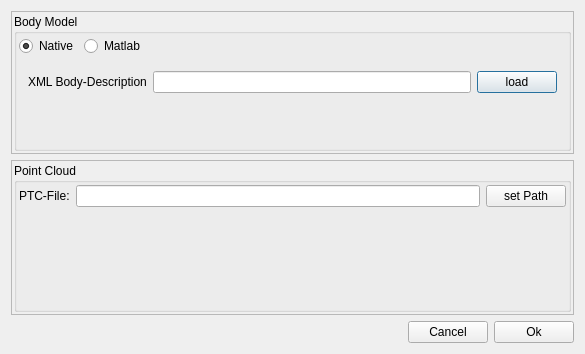
<?xml version="1.0" encoding="UTF-8"?>
<ui version="4.0">
 <class>NewProjectDialogBase</class>
 <widget class="QDialog" name="NewProjectDialogBase">
  <property name="geometry">
   <rect>
    <x>0</x>
    <y>0</y>
    <width>585</width>
    <height>354</height>
   </rect>
  </property>
  <property name="windowTitle">
   <string>Dialog</string>
  </property>
  <layout class="QVBoxLayout" name="verticalLayout">
   <item>
    <widget class="QFrame" name="frame">
     <property name="minimumSize">
      <size>
       <width>0</width>
       <height>100</height>
      </size>
     </property>
     <property name="frameShape">
      <enum>QFrame::StyledPanel</enum>
     </property>
     <property name="frameShadow">
      <enum>QFrame::Raised</enum>
     </property>
     <layout class="QVBoxLayout" name="verticalLayout_6">
      <property name="margin">
       <number>2</number>
      </property>
      <item>
       <widget class="QGroupBox" name="groupBox">
        <property name="title">
         <string>Body Model</string>
        </property>
        <property name="flat">
         <bool>false</bool>
        </property>
        <property name="checkable">
         <bool>false</bool>
        </property>
        <layout class="QVBoxLayout" name="verticalLayout_2">
         <property name="margin">
          <number>2</number>
         </property>
         <item>
          <layout class="QHBoxLayout" name="horizontalLayout">
           <item>
            <widget class="QRadioButton" name="nativeRadioButton">
             <property name="text">
              <string>Native</string>
             </property>
             <property name="checked">
              <bool>true</bool>
             </property>
            </widget>
           </item>
           <item>
            <widget class="QRadioButton" name="matlabRadioButton">
             <property name="text">
              <string>Matlab</string>
             </property>
            </widget>
           </item>
           <item>
            <spacer name="horizontalSpacer">
             <property name="orientation">
              <enum>Qt::Horizontal</enum>
             </property>
             <property name="sizeHint" stdset="0">
              <size>
               <width>40</width>
               <height>20</height>
              </size>
             </property>
            </spacer>
           </item>
          </layout>
         </item>
         <item>
          <widget class="QStackedWidget" name="stackedWidget">
           <property name="currentIndex">
            <number>0</number>
           </property>
           <widget class="QWidget" name="nativePage">
            <layout class="QVBoxLayout" name="verticalLayout_4">
             <item>
              <layout class="QHBoxLayout" name="horizontalLayout_3">
               <item>
                <widget class="QLabel" name="label_2">
                 <property name="text">
                  <string>XML Body-Description</string>
                 </property>
                </widget>
               </item>
               <item>
                <widget class="QLineEdit" name="nativeBodyLineEdit"/>
               </item>
               <item>
                <widget class="QPushButton" name="nativeBodyButton">
                 <property name="text">
                  <string>load</string>
                 </property>
                 <property name="icon">
                  <iconset resource="../../../src/wombat/resources/wombat.qrc">
                   <normaloff>:/icons/24/document-open.png</normaloff>:/icons/24/document-open.png</iconset>
                 </property>
                </widget>
               </item>
              </layout>
             </item>
             <item>
              <spacer name="verticalSpacer_2">
               <property name="orientation">
                <enum>Qt::Vertical</enum>
               </property>
               <property name="sizeHint" stdset="0">
                <size>
                 <width>20</width>
                 <height>45</height>
                </size>
               </property>
              </spacer>
             </item>
            </layout>
           </widget>
           <widget class="QWidget" name="matlabPage">
            <layout class="QVBoxLayout" name="verticalLayout_5">
             <item>
              <layout class="QHBoxLayout" name="horizontalLayout_4">
               <item>
                <widget class="QLabel" name="label_3">
                 <property name="text">
                  <string>Matlab Directory</string>
                 </property>
                </widget>
               </item>
               <item>
                <widget class="QLineEdit" name="matlabDirLineEdit"/>
               </item>
               <item>
                <widget class="QPushButton" name="matlabDirButton">
                 <property name="text">
                  <string>load</string>
                 </property>
                </widget>
               </item>
              </layout>
             </item>
             <item>
              <layout class="QHBoxLayout" name="horizontalLayout_5">
               <item>
                <widget class="QLabel" name="label_4">
                 <property name="text">
                  <string>Body Volumes File</string>
                 </property>
                </widget>
               </item>
               <item>
                <widget class="QLineEdit" name="matlabFileLineEdit"/>
               </item>
               <item>
                <widget class="QPushButton" name="matlabFileButton">
                 <property name="text">
                  <string>load</string>
                 </property>
                </widget>
               </item>
              </layout>
             </item>
             <item>
              <spacer name="verticalSpacer_3">
               <property name="orientation">
                <enum>Qt::Vertical</enum>
               </property>
               <property name="sizeHint" stdset="0">
                <size>
                 <width>20</width>
                 <height>40</height>
                </size>
               </property>
              </spacer>
             </item>
            </layout>
           </widget>
          </widget>
         </item>
        </layout>
       </widget>
      </item>
     </layout>
     <zorder>groupBox</zorder>
     <zorder>groupBox</zorder>
    </widget>
   </item>
   <item>
    <widget class="QFrame" name="frame_2">
     <property name="minimumSize">
      <size>
       <width>0</width>
       <height>100</height>
      </size>
     </property>
     <property name="frameShape">
      <enum>QFrame::StyledPanel</enum>
     </property>
     <property name="frameShadow">
      <enum>QFrame::Raised</enum>
     </property>
     <layout class="QVBoxLayout" name="verticalLayout_7">
      <property name="margin">
       <number>2</number>
      </property>
      <item>
       <widget class="QGroupBox" name="groupBox_2">
        <property name="minimumSize">
         <size>
          <width>0</width>
          <height>100</height>
         </size>
        </property>
        <property name="title">
         <string>Point Cloud </string>
        </property>
        <property name="flat">
         <bool>false</bool>
        </property>
        <property name="checkable">
         <bool>false</bool>
        </property>
        <layout class="QVBoxLayout" name="verticalLayout_3">
         <property name="margin">
          <number>2</number>
         </property>
         <item>
          <layout class="QHBoxLayout" name="horizontalLayout_2">
           <item>
            <widget class="QLabel" name="label">
             <property name="text">
              <string>PTC-File:</string>
             </property>
            </widget>
           </item>
           <item>
            <widget class="QLineEdit" name="ptcFileLineEdit"/>
           </item>
           <item>
            <widget class="QPushButton" name="ptcFileButton">
             <property name="text">
              <string>set Path</string>
             </property>
             <property name="icon">
              <iconset resource="../../../src/wombat/resources/wombat.qrc">
               <normaloff>:/icons/24/document-open.png</normaloff>:/icons/24/document-open.png</iconset>
             </property>
            </widget>
           </item>
          </layout>
         </item>
         <item>
          <spacer name="verticalSpacer">
           <property name="orientation">
            <enum>Qt::Vertical</enum>
           </property>
           <property name="sizeHint" stdset="0">
            <size>
             <width>20</width>
             <height>123</height>
            </size>
           </property>
          </spacer>
         </item>
        </layout>
       </widget>
      </item>
     </layout>
    </widget>
   </item>
   <item>
    <layout class="QHBoxLayout" name="horizontalLayout_6">
     <item>
      <spacer name="horizontalSpacer_2">
       <property name="orientation">
        <enum>Qt::Horizontal</enum>
       </property>
       <property name="sizeHint" stdset="0">
        <size>
         <width>40</width>
         <height>20</height>
        </size>
       </property>
      </spacer>
     </item>
     <item>
      <widget class="QPushButton" name="cancelButton">
       <property name="text">
        <string>Cancel</string>
       </property>
      </widget>
     </item>
     <item>
      <widget class="QPushButton" name="okButton">
       <property name="text">
        <string>Ok</string>
       </property>
      </widget>
     </item>
    </layout>
   </item>
  </layout>
 </widget>
 <resources>
  <include location="../../../src/wombat/resources/wombat.qrc"/>
 </resources>
 <connections/>
</ui>
